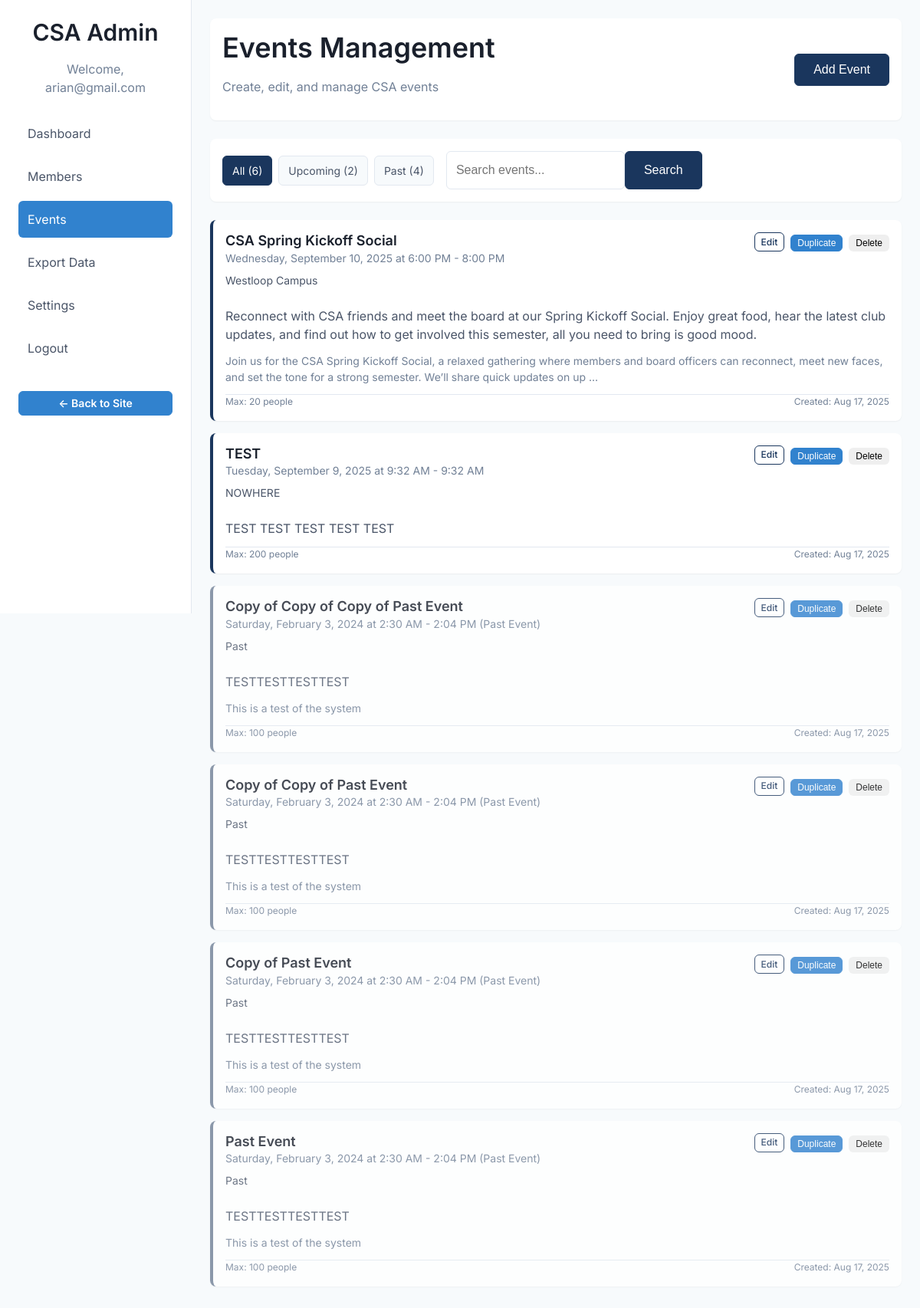
/admin/events.php (signed in), run on the app's committed database.
### tables this page shows
CREATE TABLE `events` (
  `id` int(10) UNSIGNED NOT NULL,
  `title` varchar(200) NOT NULL,
  `summary` text DEFAULT NULL,
  `description` text DEFAULT NULL,
  `start_time` datetime NOT NULL,
  `end_time` datetime DEFAULT NULL,
  `location` varchar(200) DEFAULT NULL,
  `max_capacity` int(11) DEFAULT NULL,
  `created_by` int(11) DEFAULT NULL,
  `rsvp_url` varchar(255) DEFAULT NULL,
  `created_at` datetime NOT NULL DEFAULT current_timestamp(),
  `updated_at` timestamp NULL DEFAULT NULL ON UPDATE current_timestamp()
);

### config/database.php (called while the page is built, shortened)
<?php
class Database {
    private static $pdo = null;
    private static $config = null;
    public static function getConnection() {
        return self::$pdo;
    }
    private static function connect() {
        if (self::$config === null) {
            self::$config = require __DIR__ . '/config.php';
        }
        $config = self::$config['db'];
        try {
            if ($config['driver'] === 'sqlite') {
                $dsn = 'sqlite:' . $config['path'];
                self::$pdo = new PDO($dsn);
                self::$pdo->exec('PRAGMA foreign_keys = ON');
            } else {
                $dsn = sprintf(
                    'mysql:host=%s;dbname=%s;charset=%s',
                    $config['host'],
                    $config['name'],
                    $config['charset']
                );
                self::$pdo = new PDO($dsn, $config['user'], $config['pass'], [
                    PDO::ATTR_ERRMODE => PDO::ERRMODE_EXCEPTION,
                    PDO::ATTR_DEFAULT_FETCH_MODE => PDO::FETCH_ASSOC,
                    PDO::ATTR_EMULATE_PREPARES => false,
                    PDO::MYSQL_ATTR_INIT_COMMAND => "SET NAMES {$config['charset']} COLLATE {$config['charset']}_unicode_ci"
                ]);
            }
            self::$pdo->setAttribute(PDO::ATTR_ERRMODE, PDO::ERRMODE_EXCEPTION);
            self::$pdo->setAttribute(PDO::ATTR_DEFAULT_FETCH_MODE, PDO::FETCH_ASSOC);
        } catch (PDOException $e) {
            error_log('Database connection failed: ' . $e->getMessage());
            throw new Exception('Database connection failed. Please try again later.');
        }
    }
    public static function prepare($sql) {
        return self::getConnection()->prepare($sql);
    }
}
?>

### admin/events.php (the view, shortened to what this page needs)
<?php
require_once __DIR__ . '/../config/database.php';
$timeFilter = $_GET['time'] ?? 'all';
$searchTerm = trim($_GET['search'] ?? '');
$page = max(1, intval($_GET['page'] ?? 1));
$perPage = 20;
$offset = ($page - 1) * $perPage;
$whereConditions = [];
$params = [];
$whereClause = !empty($whereConditions) ? 'WHERE ' . implode(' AND ', $whereConditions) : '';
try {
    $stmt = Database::prepare("SHOW COLUMNS FROM events LIKE 'description'");
    $stmt->execute();
    $hasNewColumns = $stmt->rowCount() > 0;
    if ($hasNewColumns) {
        $query = "
            SELECT id, title, summary, description, start_time, end_time, location,
                   rsvp_url, max_capacity, created_at, updated_at
            FROM events
            $whereClause
            ORDER BY start_time DESC
            LIMIT ? OFFSET ?
        ";
    }
    $stmt = Database::prepare($query);
    $stmt->execute(array_merge($params, [$perPage, $offset]));
    $events = $stmt->fetchAll();
} catch (Exception $e) {
    $events = [];
    error_log('Error fetching events: ' . $e->getMessage());
}
try {
    $stmt = Database::prepare("
        SELECT
            COUNT(*) as total,
            SUM(CASE WHEN start_time > NOW() THEN 1 ELSE 0 END) as upcoming,
            SUM(CASE WHEN start_time <= NOW() THEN 1 ELSE 0 END) as past
        FROM events
    ");
    $stmt->execute();
    $eventCounts = $stmt->fetch();
    $eventCounts['total'] = (int)($eventCounts['total'] ?? 0);
    $eventCounts['upcoming'] = (int)($eventCounts['upcoming'] ?? 0);
    $eventCounts['past'] = (int)($eventCounts['past'] ?? 0);
} catch (Exception $e) {
    $eventCounts = ['total' => 0, 'upcoming' => 0, 'past' => 0];
}
$editEvent = null;
include __DIR__ . '/../partials/meta.php';
?>
<body>
    <div class="admin-layout">
        <aside class="admin-sidebar">
            <div class="text-center mb-6">
                <h2>CSA Admin</h2>
                <p class="text-muted">Welcome, <?php echo htmlspecialchars($_SESSION['admin_email']); ?></p>
            </div>
            <nav>
                <ul class="admin-nav">
                    <li><a href="dashboard.php">Dashboard</a></li>
                    <li><a href="members.php">Members</a></li>
                    <li><a href="events.php" class="active">Events</a></li>
                    <li><a href="export.php">Export Data</a></li>
                    <li><a href="settings.php">Settings</a></li>
                    <li><a href="logout.php">Logout</a></li>
                </ul>
            </nav>
            <div class="mt-8">
                <a href="../" class="btn btn-primary btn-sm btn-block back-to-site">← Back to Site</a>
            </div>
        </aside>
        <main class="admin-main">
            <div class="admin-header">
                <div>
                    <h1>Events Management</h1>
                    <p class="text-muted">Create, edit, and manage CSA events</p>
                </div>
                <div>
                    <button onclick="toggleEventForm()" class="btn btn-primary">
                        <?php echo $editEvent ? 'Cancel Edit' : 'Add Event'; ?>
                    </button>
                </div>
            </div>
            <div class="filters-bar">
                <div class="filter-tabs">
                    <a href="?<?php echo http_build_query(array_merge($_GET, ['time' => 'all'])); ?>"
                       class="filter-tab <?php echo $timeFilter === 'all' ? 'active' : ''; ?>">
                        All (<?php echo $eventCounts['total']; ?>)
                    </a>
                    <a href="?<?php echo http_build_query(array_merge($_GET, ['time' => 'upcoming'])); ?>"
                       class="filter-tab <?php echo $timeFilter === 'upcoming' ? 'active' : ''; ?>">
                        Upcoming (<?php echo $eventCounts['upcoming']; ?>)
                    </a>
                    <a href="?<?php echo http_build_query(array_merge($_GET, ['time' => 'past'])); ?>"
                       class="filter-tab <?php echo $timeFilter === 'past' ? 'active' : ''; ?>">
                        Past (<?php echo $eventCounts['past']; ?>)
                    </a>
                </div>
                <form method="GET" class="flex gap-2">
                    <input type="text" name="search" placeholder="Search events..."
                           value="<?php echo htmlspecialchars($searchTerm); ?>" class="form-control">
                    <button type="submit" class="btn btn-primary">Search</button>
                </form>
            </div>
            <?php if (!empty($events)): ?>
                <div class="events-grid">
                    <?php foreach ($events as $event): ?>
                        <?php
                        $isPast = strtotime($event['start_time']) <= time();
                        $startDate = new DateTime($event['start_time']);
                        $endDate = $event['end_time'] ? new DateTime($event['end_time']) : null;
                        ?>
                        <div class="event-card <?php echo $isPast ? 'past' : ''; ?>">
                            <div class="event-header">
                                <div>
                                    <h3 class="event-title"><?php echo htmlspecialchars($event['title']); ?></h3>
                                    <div class="event-time">
                                        <?php echo $startDate->format('l, F j, Y'); ?> at <?php echo $startDate->format('g:i A'); ?>
                                        <?php if ($endDate): ?>
                                            - <?php echo $endDate->format('g:i A'); ?>
                                        <?php endif; ?>
                                        <?php if ($isPast): ?>
                                            <span class="text-muted">(Past Event)</span>
                                        <?php endif; ?>
                                    </div>
                                    <?php if ($event['location']): ?>
                                        <div class="event-location"><?php echo htmlspecialchars($event['location']); ?></div>
                                    <?php endif; ?>
                                </div>
                                <div class="event-actions">
                                    <a href="?edit=<?php echo $event['id']; ?>" class="btn btn-outline btn-xs">Edit</a>
                                    <form method="POST" style="display: inline;">
                                        <button type="submit" class="btn btn-secondary btn-xs"
                                                onclick="return confirm('Duplicate this event?')">
                                            Duplicate
                                        </button>
                                    </form>
                                    <form method="POST" style="display: inline;">
                                        <button type="submit" class="btn btn-error btn-xs"
                                                onclick="return confirm('Delete this event? This cannot be undone!')">
                                            Delete
                                        </button>
                                    </form>
                                </div>
                            </div>
                            <div class="event-summary">
                                <?php echo nl2br(htmlspecialchars($event['summary'])); ?>
                            </div>
                            <?php if ($event['description']): ?>
                                <div class="event-description" style="color: var(--text-muted); font-size: var(--font-size-sm);">
                                    <?php echo nl2br(htmlspecialchars(substr($event['description'], 0, 200))); ?>
                                    <?php if (strlen($event['description']) > 200): ?>...<?php endif; ?>
                                </div>
                            <?php endif; ?>
                            <div class="flex justify-between items-center mt-3 pt-3" style="border-top: 1px solid var(--border-color);">
                                <div class="text-muted" style="font-size: var(--font-size-xs);">
                                    <?php if ($event['max_capacity']): ?>
                                        Max: <?php echo $event['max_capacity']; ?> people
                                    <?php endif; ?>
                                </div>
                                <div class="text-muted" style="font-size: var(--font-size-xs);">
                                    Created: <?php echo date('M j, Y', strtotime($event['created_at'])); ?>
                                </div>
                            </div>
                        </div>
                    <?php endforeach; ?>
                </div>
            <?php endif; ?>
        </main>
    </div>
</body>
</html>

### data on the page
events: title "CSA Spring Kickoff Social", start_time "Wednesday, September 10, 2025", start_time "6:00 PM", end_time "8:00 PM", location "Westloop Campus", summary "Reconnect with CSA friends and meet the board at our Spring Kickoff Social. Enjoy great food, hear the latest club updates, and find out how to get involved this semester, all you need to bring is good mood.", description "Join us for the CSA Spring Kickoff Social, a relaxed gathering where members and board officers can reconnect, meet new faces, and set the tone for a strong semester. We’ll share quick updates on up", max_capacity "20", created_at "Aug 17, 2025"
events: title "TEST", start_time "Tuesday, September 9, 2025", start_time "9:32 AM", end_time "9:32 AM", location "NOWHERE", summary "TEST TEST TEST TEST TEST", max_capacity "200", created_at "Aug 17, 2025"
events: title "Copy of Copy of Copy of Past Event", start_time "Saturday, February 3, 2024", start_time "2:30 AM", end_time "2:04 PM", shows "(Past Event)", location "Past", summary "TESTTESTTESTTEST", description "This is a test of the system", max_capacity "100", created_at "Aug 17, 2025"
events: title "Copy of Copy of Past Event", start_time "Saturday, February 3, 2024", start_time "2:30 AM", end_time "2:04 PM", shows "(Past Event)", location "Past", summary "TESTTESTTESTTEST", description "This is a test of the system", max_capacity "100", created_at "Aug 17, 2025"
events: title "Copy of Past Event", start_time "Saturday, February 3, 2024", start_time "2:30 AM", end_time "2:04 PM", shows "(Past Event)", location "Past", summary "TESTTESTTESTTEST", description "This is a test of the system", max_capacity "100", created_at "Aug 17, 2025"
events: title "Past Event", start_time "Saturday, February 3, 2024", start_time "2:30 AM", end_time "2:04 PM", shows "(Past Event)", location "Past", summary "TESTTESTTESTTEST", description "This is a test of the system", max_capacity "100", created_at "Aug 17, 2025"

### other printed values
$_SESSION['admin_email'] "arian@gmail.com"
$eventCounts['total'] "6"
$eventCounts['upcoming'] "2"
$eventCounts['past'] "4"
